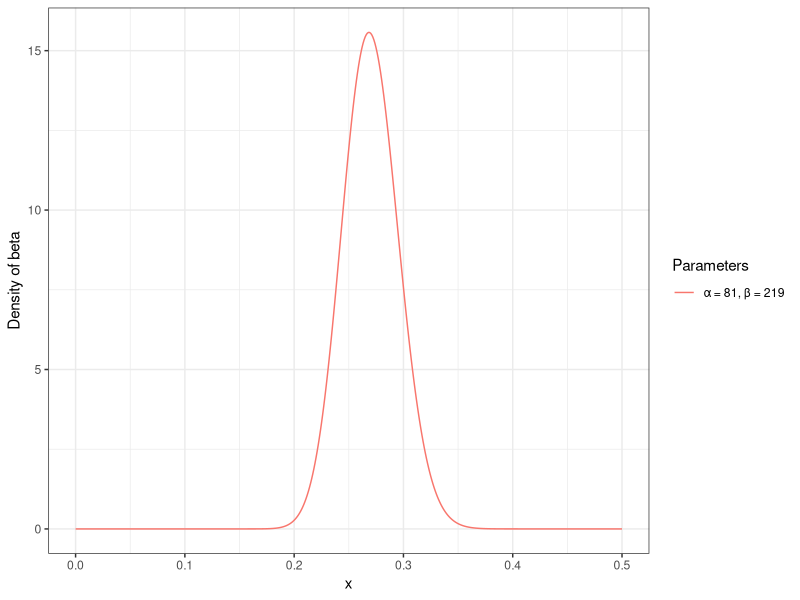
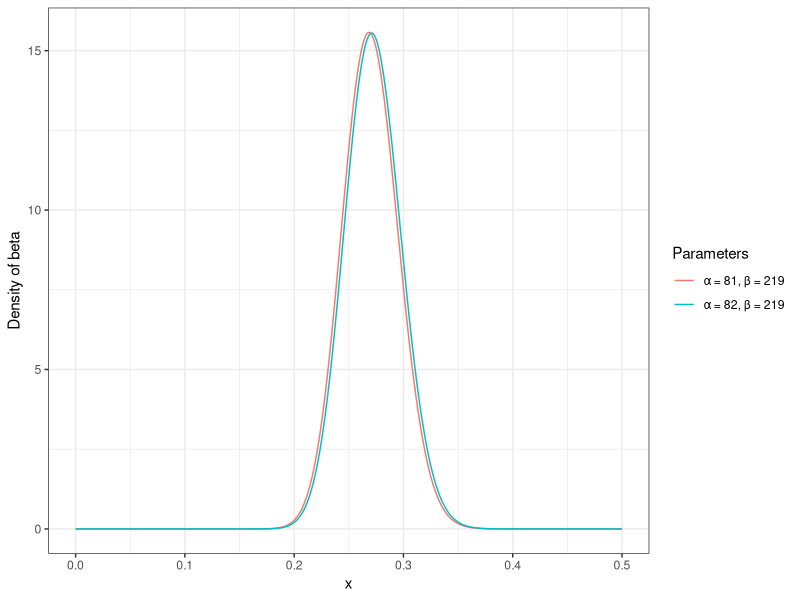
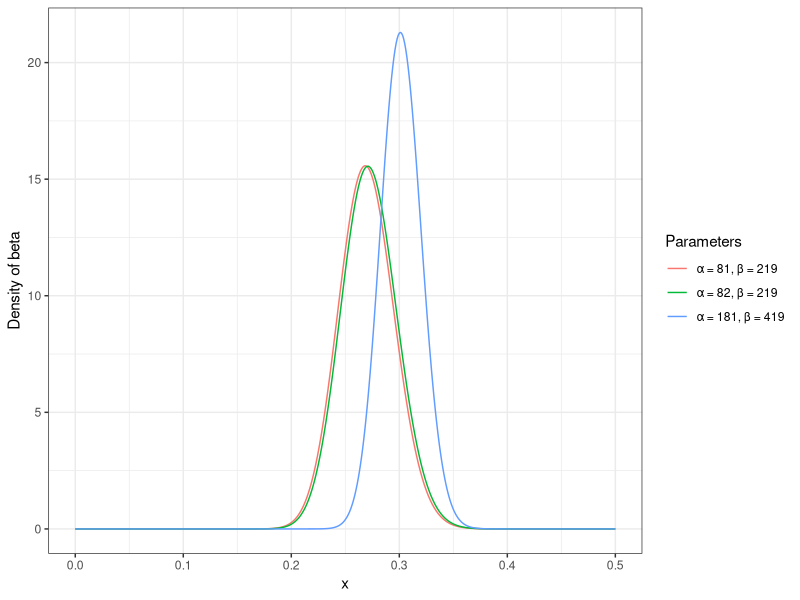

Reproduce these figures in R, in order.
## ---- chunk 1

library(ggplot2)
library(dplyr)

# synthesized data
# "\u03B1" unicode for the greek letter alpha
sim <- data.frame( a = c( 81, 82, 81 + 100 ),
				   b = c( 219, 219, 219 + 200 ) ) %>%
	   group_by( a, b ) %>%
	   do( data_frame( x = seq( 0, 1, by = .001 ), y = dbeta( x, .$a, .$b ) ) ) %>%
	   mutate( Parameters = paste0( "\u03B1 = ", a, ", \u03B2 = ", b ) ) %>%
	   ungroup() %>%
	   mutate( Parameters = factor( Parameters, levels = unique(Parameters) ) )

# plot of the distribution
PlotBeta <- function(sim)
{
	ggplot( sim, aes( x, y, color = Parameters ) ) + geom_line() +
	xlim( 0, .5 ) + ylab("Density of beta") + theme_bw()
}
PlotBeta( sim = filter( sim, a == 81 ) )

## ---- chunk 2

# update 1 hit of 1 bat
PlotBeta( sim = filter( sim, a == 81 | a == 82 ) )

## ---- chunk 3

# update 100 hit of 300 bat
PlotBeta( sim = sim )

